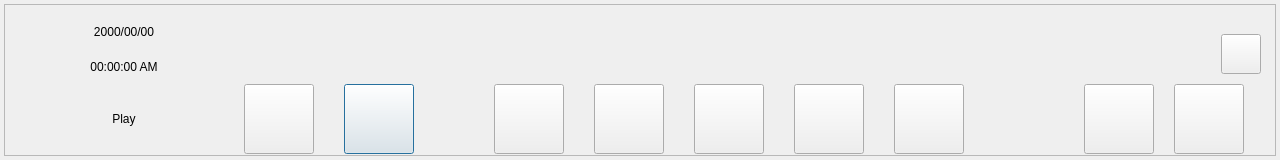
<?xml version="1.0" encoding="UTF-8"?>
<ui version="4.0">
 <class>PlayBarDialog</class>
 <widget class="QDialog" name="PlayBarDialog">
  <property name="geometry">
   <rect>
    <x>0</x>
    <y>0</y>
    <width>1280</width>
    <height>160</height>
   </rect>
  </property>
  <property name="windowTitle">
   <string>PlayBarDialog</string>
  </property>
  <widget class="QFrame" name="frame">
   <property name="geometry">
    <rect>
     <x>4</x>
     <y>4</y>
     <width>1272</width>
     <height>152</height>
    </rect>
   </property>
   <property name="frameShape">
    <enum>QFrame::StyledPanel</enum>
   </property>
   <property name="frameShadow">
    <enum>QFrame::Raised</enum>
   </property>
   <widget class="QLabel" name="labelDate">
    <property name="geometry">
     <rect>
      <x>20</x>
      <y>10</y>
      <width>200</width>
      <height>35</height>
     </rect>
    </property>
    <property name="text">
     <string>2000/00/00</string>
    </property>
    <property name="alignment">
     <set>Qt::AlignCenter</set>
    </property>
   </widget>
   <widget class="QLabel" name="labelTime">
    <property name="geometry">
     <rect>
      <x>20</x>
      <y>45</y>
      <width>200</width>
      <height>35</height>
     </rect>
    </property>
    <property name="text">
     <string>00:00:00 AM</string>
    </property>
    <property name="alignment">
     <set>Qt::AlignCenter</set>
    </property>
   </widget>
   <widget class="QLabel" name="labelSpeed">
    <property name="geometry">
     <rect>
      <x>20</x>
      <y>80</y>
      <width>200</width>
      <height>70</height>
     </rect>
    </property>
    <property name="text">
     <string>Play</string>
    </property>
    <property name="alignment">
     <set>Qt::AlignCenter</set>
    </property>
   </widget>
   <widget class="QPushButton" name="buttonAudio">
    <property name="geometry">
     <rect>
      <x>340</x>
      <y>80</y>
      <width>70</width>
      <height>70</height>
     </rect>
    </property>
    <property name="sizePolicy">
     <sizepolicy hsizetype="Fixed" vsizetype="Fixed">
      <horstretch>0</horstretch>
      <verstretch>0</verstretch>
     </sizepolicy>
    </property>
    <property name="minimumSize">
     <size>
      <width>0</width>
      <height>0</height>
     </size>
    </property>
    <property name="text">
     <string/>
    </property>
   </widget>
   <widget class="QPushButton" name="buttonRewFrame">
    <property name="geometry">
     <rect>
      <x>490</x>
      <y>80</y>
      <width>70</width>
      <height>70</height>
     </rect>
    </property>
    <property name="sizePolicy">
     <sizepolicy hsizetype="Fixed" vsizetype="Fixed">
      <horstretch>0</horstretch>
      <verstretch>0</verstretch>
     </sizepolicy>
    </property>
    <property name="minimumSize">
     <size>
      <width>0</width>
      <height>0</height>
     </size>
    </property>
    <property name="text">
     <string/>
    </property>
   </widget>
   <widget class="QPushButton" name="buttonRew">
    <property name="geometry">
     <rect>
      <x>590</x>
      <y>80</y>
      <width>70</width>
      <height>70</height>
     </rect>
    </property>
    <property name="sizePolicy">
     <sizepolicy hsizetype="Fixed" vsizetype="Fixed">
      <horstretch>0</horstretch>
      <verstretch>0</verstretch>
     </sizepolicy>
    </property>
    <property name="minimumSize">
     <size>
      <width>0</width>
      <height>0</height>
     </size>
    </property>
    <property name="text">
     <string/>
    </property>
   </widget>
   <widget class="QPushButton" name="buttonPlay">
    <property name="geometry">
     <rect>
      <x>690</x>
      <y>80</y>
      <width>70</width>
      <height>70</height>
     </rect>
    </property>
    <property name="sizePolicy">
     <sizepolicy hsizetype="Fixed" vsizetype="Fixed">
      <horstretch>0</horstretch>
      <verstretch>0</verstretch>
     </sizepolicy>
    </property>
    <property name="minimumSize">
     <size>
      <width>0</width>
      <height>0</height>
     </size>
    </property>
    <property name="text">
     <string/>
    </property>
   </widget>
   <widget class="QPushButton" name="buttonFf">
    <property name="geometry">
     <rect>
      <x>790</x>
      <y>80</y>
      <width>70</width>
      <height>70</height>
     </rect>
    </property>
    <property name="sizePolicy">
     <sizepolicy hsizetype="Fixed" vsizetype="Fixed">
      <horstretch>0</horstretch>
      <verstretch>0</verstretch>
     </sizepolicy>
    </property>
    <property name="minimumSize">
     <size>
      <width>0</width>
      <height>0</height>
     </size>
    </property>
    <property name="text">
     <string/>
    </property>
   </widget>
   <widget class="QPushButton" name="buttonFfFrame">
    <property name="geometry">
     <rect>
      <x>890</x>
      <y>80</y>
      <width>70</width>
      <height>70</height>
     </rect>
    </property>
    <property name="sizePolicy">
     <sizepolicy hsizetype="Fixed" vsizetype="Fixed">
      <horstretch>0</horstretch>
      <verstretch>0</verstretch>
     </sizepolicy>
    </property>
    <property name="minimumSize">
     <size>
      <width>0</width>
      <height>0</height>
     </size>
    </property>
    <property name="text">
     <string/>
    </property>
   </widget>
   <widget class="QPushButton" name="buttonStill">
    <property name="geometry">
     <rect>
      <x>1080</x>
      <y>80</y>
      <width>70</width>
      <height>70</height>
     </rect>
    </property>
    <property name="sizePolicy">
     <sizepolicy hsizetype="Fixed" vsizetype="Fixed">
      <horstretch>0</horstretch>
      <verstretch>0</verstretch>
     </sizepolicy>
    </property>
    <property name="minimumSize">
     <size>
      <width>0</width>
      <height>0</height>
     </size>
    </property>
    <property name="text">
     <string/>
    </property>
   </widget>
   <widget class="QPushButton" name="buttonClose">
    <property name="geometry">
     <rect>
      <x>1170</x>
      <y>80</y>
      <width>70</width>
      <height>70</height>
     </rect>
    </property>
    <property name="sizePolicy">
     <sizepolicy hsizetype="Fixed" vsizetype="Fixed">
      <horstretch>0</horstretch>
      <verstretch>0</verstretch>
     </sizepolicy>
    </property>
    <property name="minimumSize">
     <size>
      <width>0</width>
      <height>0</height>
     </size>
    </property>
    <property name="text">
     <string/>
    </property>
   </widget>
   <widget class="QPushButton" name="buttonZoom">
    <property name="geometry">
     <rect>
      <x>1217</x>
      <y>30</y>
      <width>40</width>
      <height>40</height>
     </rect>
    </property>
    <property name="focusPolicy">
     <enum>Qt::NoFocus</enum>
    </property>
    <property name="text">
     <string/>
    </property>
   </widget>
   <widget class="QPushButton" name="buttonSplit">
    <property name="geometry">
     <rect>
      <x>240</x>
      <y>80</y>
      <width>70</width>
      <height>70</height>
     </rect>
    </property>
    <property name="sizePolicy">
     <sizepolicy hsizetype="Fixed" vsizetype="Fixed">
      <horstretch>0</horstretch>
      <verstretch>0</verstretch>
     </sizepolicy>
    </property>
    <property name="minimumSize">
     <size>
      <width>0</width>
      <height>0</height>
     </size>
    </property>
    <property name="text">
     <string/>
    </property>
   </widget>
  </widget>
 </widget>
 <layoutdefault spacing="6" margin="11"/>
 <resources/>
 <connections/>
</ui>
